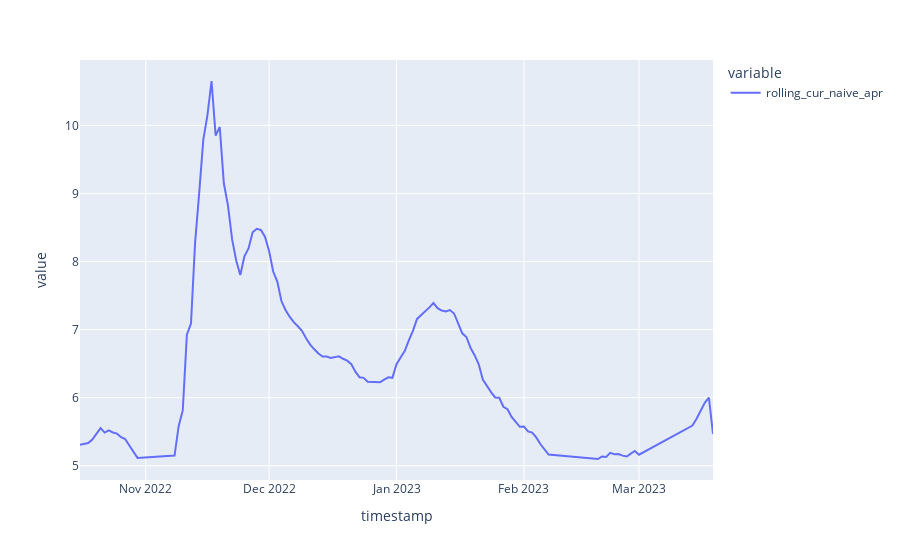

Notebook source saved alongside this figure:
### Code cell
px.line(added_when_apr_over_med['rolling_cur_naive_apr'])
